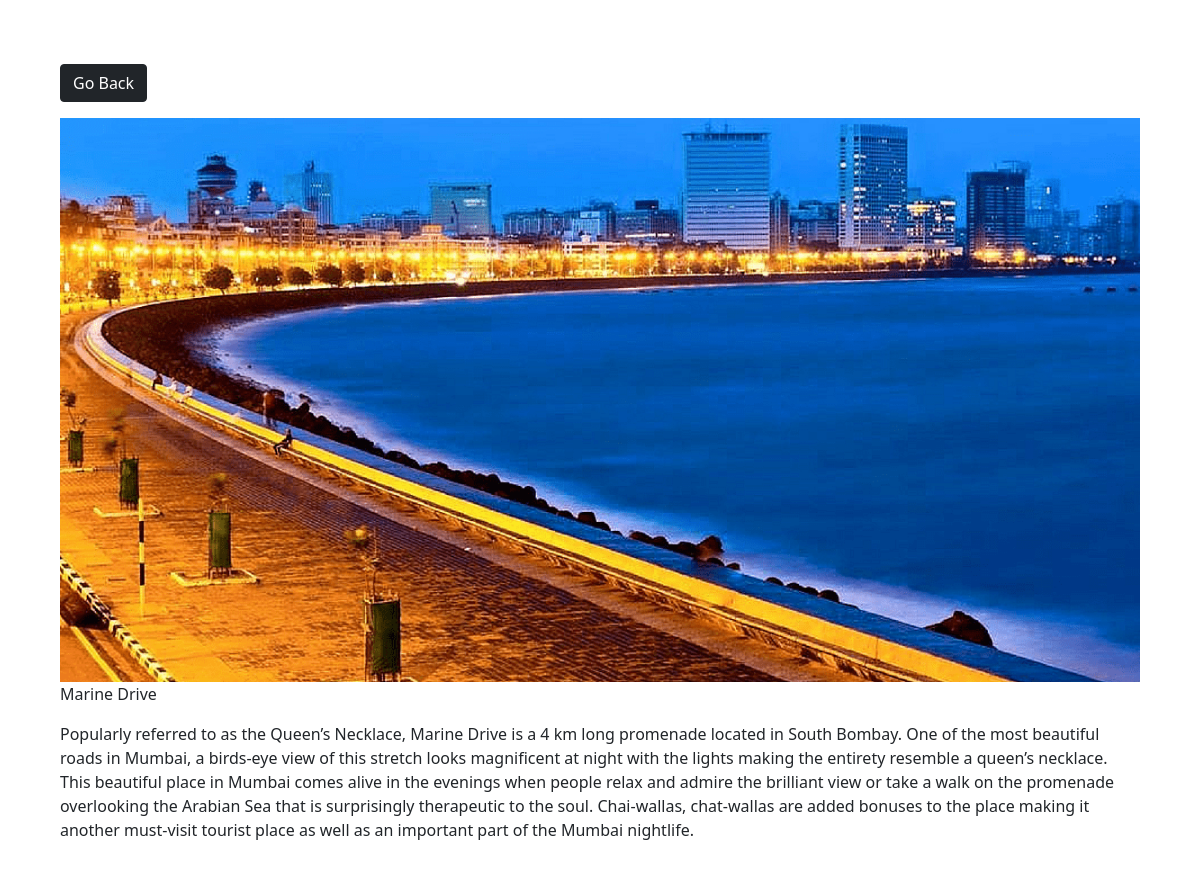
The app's page /photo/2/ with its own data.
### photos/models.py (models this page shows, shortened)
class Photo(models.Model):
    category = models.ForeignKey(
        Category, on_delete=models.SET_NULL, null=True, blank=True)
    image = models.ImageField(null=False, blank=False)
    description = models.TextField()
    desc2 = models.TextField()

### photos/views.py (the view)
# urls.py: path('photo/<str:pk>/', views.viewPhoto, name='photo'),
def viewPhoto(request, pk):
    photo = Photo.objects.get(id=pk)
    return render(request, 'photos/photo.html', {'photo': photo})

### photos/templates/photos/photo.html (shortened to what this page needs)
<!DOCTYPE html>
<html>
<head>
 <link href="https://cdn.jsdelivr.net/npm/bootstrap@5.0.0-beta1/dist/css/bootstrap.min.css" rel="stylesheet"
>
</head>
<body class="m-5">
 <div class="container">
  <div class="row justify-content-center">
   <div class="col">
    <a href="{% url 'gallery' %}" class="btn btn-dark my-3">Go Back</a>
    <div style="height: 90vh;">
     <img style="max-width: 100%; max-height: 100%;" src="{{photo.image.url}}">
     <p>{{photo.description}}</p>
    <p>{{photo.desc2}}</p>
    </div>
   </div>
  </div>
 </div>
</body>
</html>

### records on screen
Photo: image (picture), description "Marine Drive", desc2 "Popularly referred to as the Queen’s Necklace, Marine Drive is a 4 km long promenade located in South Bombay. One of the most beautiful roads in Mumbai, a birds-eye view of this stretch looks magnificent at night with the lights making the entirety resemble a queen’s necklace. This beautiful place in Mumbai comes alive in the evenings when people relax and admire the brilliant view or take a walk on the promenade overlooking the Arabian Sea that is surprisingly therapeutic to the soul. Chai-wallas, chat-wallas are added bonuses to the place making it another must-visit tourist place as well as an important part of the Mumbai nightlife."
